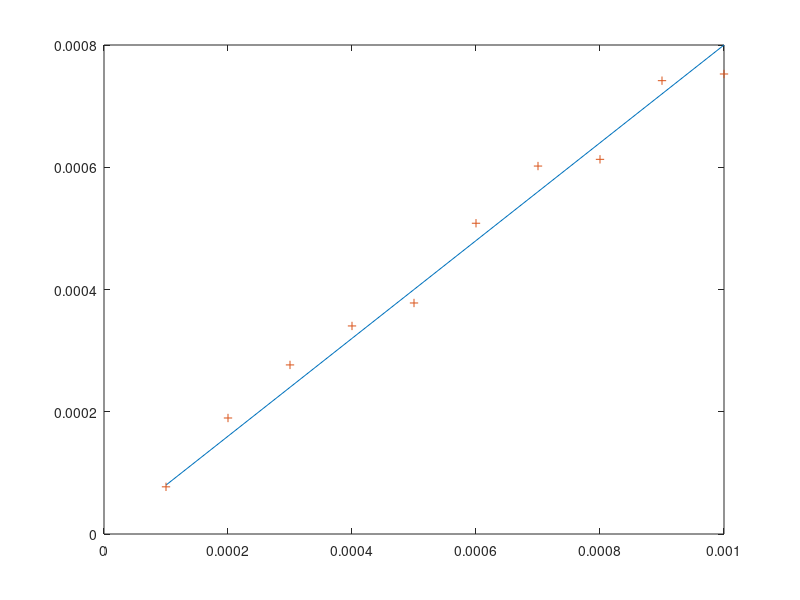

This chart was generated by the following MATLAB code:
R = 0.0001:0.0001:0.001;
I = 0.8;
V =(I.*R)
noise = rand(1,10)-0.5
Vnoise = V + noise/10000
plot(R,V)
%ylabel("Voltage/V")
%xlabel("Resistance/Ohms")
hold on
plot(R,Vnoise,'+')
hold off